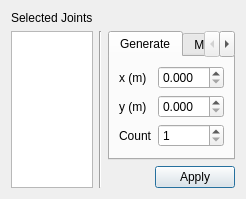
<?xml version="1.0" encoding="UTF-8"?>
<ui version="4.0">
 <class>AddJointsDialog</class>
 <widget class="QDialog" name="AddJointsDialog">
  <property name="geometry">
   <rect>
    <x>0</x>
    <y>0</y>
    <width>232</width>
    <height>184</height>
   </rect>
  </property>
  <property name="sizePolicy">
   <sizepolicy hsizetype="Preferred" vsizetype="Maximum">
    <horstretch>0</horstretch>
    <verstretch>0</verstretch>
   </sizepolicy>
  </property>
  <property name="windowTitle">
   <string>Add Joints</string>
  </property>
  <layout class="QGridLayout" name="gridLayout">
   <property name="sizeConstraint">
    <enum>QLayout::SetDefaultConstraint</enum>
   </property>
   <item row="2" column="3">
    <widget class="QPushButton" name="addJointsPushButton">
     <property name="text">
      <string>Apply</string>
     </property>
     <property name="icon">
      <iconset resource="../../rsc.qrc">
       <normaloff>:/icons/dialog-ok-apply.png</normaloff>:/icons/dialog-ok-apply.png</iconset>
     </property>
    </widget>
   </item>
   <item row="1" column="0" rowspan="2">
    <widget class="QTextEdit" name="selectedJointsTextEdit">
     <property name="undoRedoEnabled">
      <bool>false</bool>
     </property>
     <property name="readOnly">
      <bool>true</bool>
     </property>
     <property name="acceptRichText">
      <bool>false</bool>
     </property>
    </widget>
   </item>
   <item row="1" column="1" rowspan="2">
    <widget class="Line" name="verticalLine">
     <property name="orientation">
      <enum>Qt::Vertical</enum>
     </property>
    </widget>
   </item>
   <item row="2" column="2">
    <spacer name="horizontalSpacer">
     <property name="orientation">
      <enum>Qt::Horizontal</enum>
     </property>
     <property name="sizeHint" stdset="0">
      <size>
       <width>43</width>
       <height>20</height>
      </size>
     </property>
    </spacer>
   </item>
   <item row="0" column="0">
    <widget class="QLabel" name="selectedJointsLabel">
     <property name="text">
      <string>Selected Joints</string>
     </property>
    </widget>
   </item>
   <item row="1" column="2" colspan="2">
    <widget class="QTabWidget" name="optionTabWidget">
     <property name="currentIndex">
      <number>0</number>
     </property>
     <widget class="QWidget" name="generateTab">
      <attribute name="title">
       <string>Generate</string>
      </attribute>
      <layout class="QFormLayout" name="generateFormLayout">
       <item row="0" column="0">
        <widget class="QLabel" name="addJointsDeltaXLabel">
         <property name="text">
          <string>x (m)</string>
         </property>
        </widget>
       </item>
       <item row="0" column="1">
        <widget class="QDoubleSpinBox" name="addJointsDeltaXDoubleSpinBox">
         <property name="sizePolicy">
          <sizepolicy hsizetype="Minimum" vsizetype="Fixed">
           <horstretch>0</horstretch>
           <verstretch>0</verstretch>
          </sizepolicy>
         </property>
         <property name="minimumSize">
          <size>
           <width>0</width>
           <height>0</height>
          </size>
         </property>
         <property name="decimals">
          <number>3</number>
         </property>
        </widget>
       </item>
       <item row="1" column="0">
        <widget class="QLabel" name="addJointsDeltaYLabel">
         <property name="text">
          <string>y (m)</string>
         </property>
        </widget>
       </item>
       <item row="1" column="1">
        <widget class="QDoubleSpinBox" name="addJointsDeltaYDoubleSpinBox">
         <property name="sizePolicy">
          <sizepolicy hsizetype="Minimum" vsizetype="Fixed">
           <horstretch>0</horstretch>
           <verstretch>0</verstretch>
          </sizepolicy>
         </property>
         <property name="minimumSize">
          <size>
           <width>0</width>
           <height>0</height>
          </size>
         </property>
         <property name="decimals">
          <number>3</number>
         </property>
        </widget>
       </item>
       <item row="2" column="0">
        <widget class="QLabel" name="countJointsLabel">
         <property name="text">
          <string>Count</string>
         </property>
        </widget>
       </item>
       <item row="2" column="1">
        <widget class="QSpinBox" name="jointsCountSpinBox">
         <property name="sizePolicy">
          <sizepolicy hsizetype="Minimum" vsizetype="Fixed">
           <horstretch>0</horstretch>
           <verstretch>0</verstretch>
          </sizepolicy>
         </property>
         <property name="minimum">
          <number>1</number>
         </property>
        </widget>
       </item>
      </layout>
     </widget>
     <widget class="QWidget" name="mirrorTab">
      <attribute name="title">
       <string>Mirror</string>
      </attribute>
      <layout class="QFormLayout" name="mirrorFormLayout">
       <item row="0" column="0">
        <widget class="QLabel" name="mirrorAxisLabel">
         <property name="text">
          <string>Axis</string>
         </property>
        </widget>
       </item>
       <item row="0" column="1">
        <widget class="ComboBox" name="mirrorAxisComboBox"/>
       </item>
       <item row="1" column="0">
        <widget class="QLabel" name="mirrorJointLabel">
         <property name="text">
          <string>Joint</string>
         </property>
        </widget>
       </item>
       <item row="1" column="1">
        <widget class="ComboBox" name="mirrorJointComboBox"/>
       </item>
      </layout>
     </widget>
    </widget>
   </item>
  </layout>
 </widget>
 <customwidgets>
  <customwidget>
   <class>ComboBox</class>
   <extends>QComboBox</extends>
   <header>combobox.h</header>
  </customwidget>
 </customwidgets>
 <resources>
  <include location="../../rsc.qrc"/>
 </resources>
 <connections/>
</ui>
